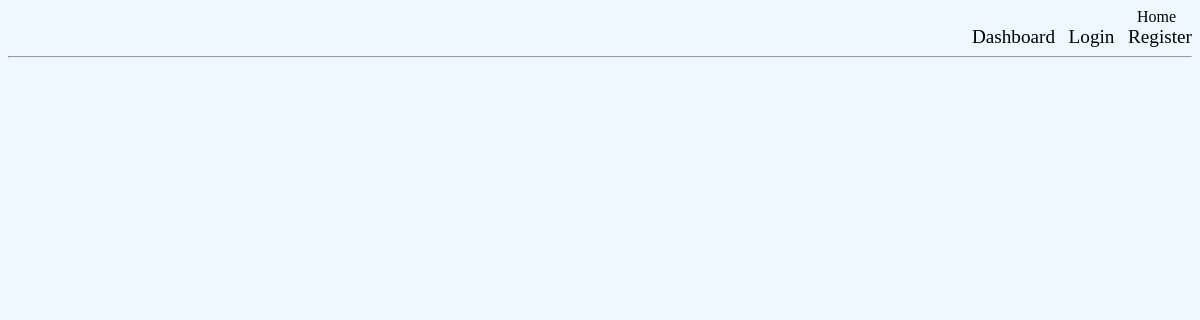
The app's page /by/1, older data.
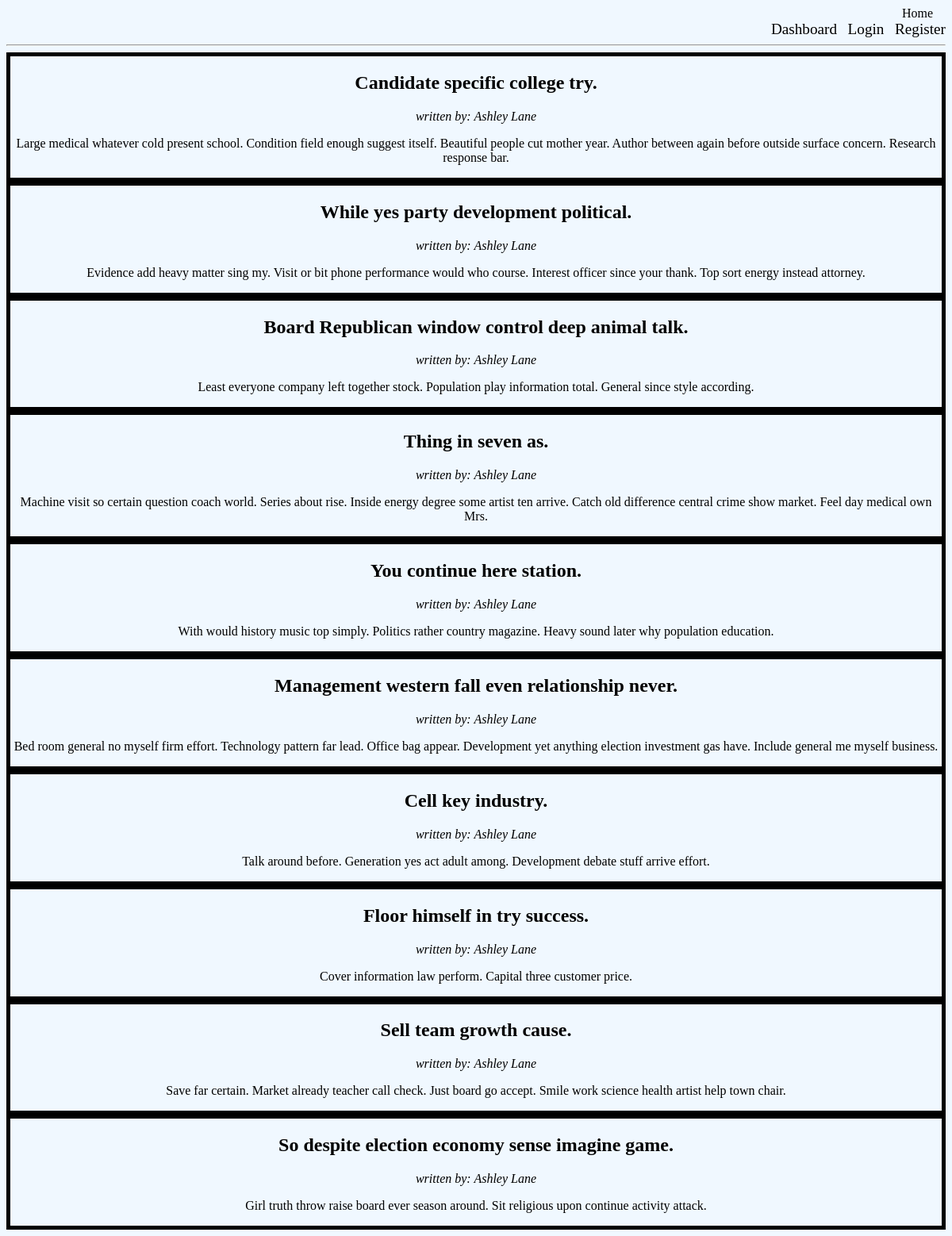
The same page, newer data.
### app.py (models this page shows)
class Post(db.Model):
    id = db.Column(db.Integer, primary_key=True)
    title = db.Column(db.String(200), nullable=False)
    image = db.Column(db.String(200), nullable=True)
    desc = db.Column(db.String(1000), nullable=False)
    date_created = db.Column(db.DateTime, default=datetime.now)
    author_id = db.Column(db.Integer, db.ForeignKey('user.id'))
    id_labeled = db.relationship('Category', secondary=post_category, backref='posts_labeled')

class User(db.Model, UserMixin):
    id = db.Column(db.Integer, primary_key=True)
    username = db.Column(db.String(30), nullable=False, unique=True)
    password = db.Column(db.String(30), nullable=False)
    role = db.Column(db.String(10), nullable=False)
    posts = db.relationship('Post', backref='author')

### app.py (the view)
@app.route('/by/<name>')
def written_by(name):
    posts = Post.query.filter_by(author_id=name)
    return render_template('index.html', posts=posts)

### templates/index.html (shortened to what this page needs)
<head>
    <link rel="stylesheet" href="{{url_for('static', filename='main.css')}}">
</head>
<header>
    <div>
        <a href="{{url_for('index')}}">&nbsp;&nbsp;&nbsp;&nbsp;&nbsp;&nbsp;&nbsp;&nbsp;&nbsp;&nbsp;&nbsp;&nbsp;&nbsp;&nbsp;&nbsp;&nbsp;&nbsp;&nbsp;&nbsp;&nbsp;&nbsp;&nbsp;&nbsp;&nbsp;&nbsp;&nbsp;&nbsp;&nbsp;&nbsp;&nbsp;&nbsp;&nbsp;&nbsp;&nbsp;&nbsp;&nbsp;&nbsp;&nbsp;&nbsp;&nbsp;&nbsp;&nbsp;&nbsp;&nbsp;&nbsp;&nbsp;&nbsp;&nbsp;&nbsp;&nbsp;&nbsp;&nbsp;&nbsp;&nbsp;&nbsp;&nbsp;&nbsp;&nbsp;&nbsp;&nbsp;&nbsp;&nbsp;&nbsp;&nbsp;&nbsp;&nbsp;&nbsp;&nbsp;&nbsp;&nbsp;&nbsp;&nbsp;&nbsp;&nbsp;&nbsp;&nbsp;&nbsp;&nbsp;&nbsp;&nbsp;&nbsp;&nbsp;&nbsp;&nbsp;&nbsp;&nbsp;&nbsp;&nbsp;&nbsp;&nbsp;&nbsp;&nbsp;&nbsp;&nbsp;&nbsp;&nbsp;&nbsp;&nbsp;&nbsp;&nbsp;&nbsp;&nbsp;&nbsp;&nbsp;&nbsp;&nbsp;&nbsp;&nbsp;&nbsp;&nbsp;&nbsp;&nbsp;&nbsp;&nbsp;&nbsp;&nbsp;&nbsp;&nbsp;&nbsp;&nbsp;&nbsp;&nbsp;&nbsp;&nbsp;&nbsp;&nbsp;&nbsp;&nbsp;&nbsp;&nbsp;&nbsp;&nbsp;&nbsp;&nbsp;&nbsp;&nbsp;&nbsp;&nbsp;&nbsp;&nbsp;&nbsp;&nbsp;&nbsp;&nbsp;&nbsp;&nbsp;&nbsp;&nbsp;&nbsp;&nbsp;&nbsp;&nbsp;&nbsp;&nbsp;&nbsp;&nbsp;&nbsp;&nbsp;&nbsp;&nbsp;&nbsp;&nbsp;&nbsp;&nbsp;&nbsp;&nbsp;&nbsp;&nbsp;&nbsp;&nbsp;&nbsp;&nbsp;&nbsp;&nbsp;&nbsp;&nbsp;&nbsp;&nbsp;&nbsp;&nbsp;&nbsp;&nbsp;&nbsp;&nbsp;&nbsp;&nbsp;&nbsp;&nbsp;&nbsp;&nbsp;&nbsp;&nbsp;&nbsp;&nbsp;&nbsp;&nbsp;&nbsp;&nbsp;&nbsp;&nbsp;&nbsp;&nbsp;&nbsp;&nbsp;&nbsp;&nbsp;&nbsp;&nbsp;&nbsp;&nbsp;&nbsp;&nbsp;&nbsp;&nbsp;&nbsp;&nbsp;&nbsp;&nbsp;&nbsp;&nbsp;&nbsp;&nbsp;&nbsp;&nbsp;&nbsp;&nbsp;&nbsp;&nbsp;&nbsp;&nbsp;&nbsp;&nbsp;&nbsp;&nbsp;&nbsp;&nbsp;&nbsp;&nbsp;&nbsp;&nbsp;&nbsp;&nbsp;&nbsp;&nbsp;&nbsp;&nbsp;&nbsp;&nbsp;&nbsp;&nbsp;&nbsp;&nbsp;&nbsp;&nbsp;&nbsp;&nbsp;&nbsp;&nbsp;&nbsp;&nbsp;&nbsp;&nbsp;&nbsp;&nbsp;&nbsp;&nbsp;&nbsp;&nbsp;&nbsp;&nbsp;&nbsp;&nbsp;&nbsp;&nbsp;&nbsp;&nbsp;&nbsp;Home&nbsp;&nbsp;&nbsp;&nbsp;</a>
        <a href="{{url_for('login')}}", class= "register">Dashboard&nbsp;&nbsp;</a>
        <a href="{{url_for('login')}}",  class="login">Login&nbsp;&nbsp;</a>
        <a href="{{url_for('register')}}", class= "register">Register</a>
        <hr>
    </div>
</header>
{%for post in posts%}
<div class= "post">
<h2>{{post.title}}</h2>
<i>written by: <a href="/by/{{post.author.id}}">{{post.author.username}}</a></i>
<p>{{post.desc}}</p>
</div>
{%endfor%}
</body>
{% extends 'base.html' %}

### templates/base.html (shortened to what this page needs)
<!DOCTYPE html>
<head>
</head>
<body>
</body>

### static/main.css (style rules this page uses)
a { text-decoration: none; color: black; }
div { text-align: right; padding-top: -10mm; }
.login { font-size: larger; text-align: right; }
.register { font-size: larger; color: black; text-align: right; }
hr { color: black; }
.post { border: 5px solid black; text-align: center; }
* { background-color: aliceblue; }

Row changes from the older to the newer data that the page shows:
added Post: title "Candidate specific college try.", author.username "Ashley Lane", desc "Large medical whatever cold present school. Condition field enough suggest itself. Beautiful people cut mother year. Author between again before outside surface concern. Research response bar."
added Post: title "While yes party development political.", author.username "Ashley Lane", desc "Evidence add heavy matter sing my. Visit or bit phone performance would who course. Interest officer since your thank. Top sort energy instead attorney."
added Post: title "Board Republican window control deep animal talk.", author.username "Ashley Lane", desc "Least everyone company left together stock. Population play information total. General since style according."
added Post: title "Thing in seven as.", author.username "Ashley Lane", desc "Machine visit so certain question coach world. Series about rise. Inside energy degree some artist ten arrive. Catch old difference central crime show market. Feel day medical own Mrs."
added Post: title "You continue here station.", author.username "Ashley Lane", desc "With would history music top simply. Politics rather country magazine. Heavy sound later why population education."
added Post: title "Management western fall even relationship never.", author.username "Ashley Lane", desc "Bed room general no myself firm effort. Technology pattern far lead. Office bag appear. Development yet anything election investment gas have. Include general me myself business."
added Post: title "Cell key industry.", author.username "Ashley Lane", desc "Talk around before. Generation yes act adult among. Development debate stuff arrive effort."
added Post: title "Floor himself in try success.", author.username "Ashley Lane", desc "Cover information law perform. Capital three customer price."
added Post: title "Sell team growth cause.", author.username "Ashley Lane", desc "Save far certain. Market already teacher call check. Just board go accept. Smile work science health artist help town chair."
added Post: title "So despite election economy sense imagine game.", author.username "Ashley Lane", desc "Girl truth throw raise board ever season around. Sit religious upon continue activity attack."
